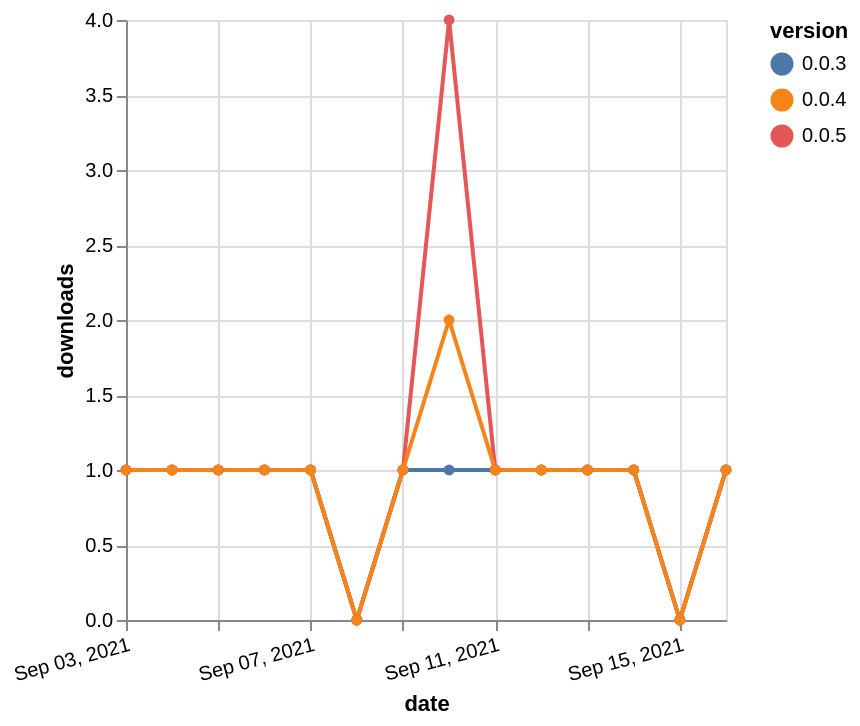

This figure's Vega-Lite source:
### Vega-Lite specification from a JSON file in a GitHub repository (floating-point values rounded to 4 significant figures)
{"$schema": "https://vega.github.io/schema/vega-lite/v5.json", "description": "A simple bar chart with embedded data.", "data": {"values": [{"date": "2021-09-03", "total": 141, "delta": 1, "version": "0.0.3"}, {"date": "2021-09-04", "total": 142, "delta": 1, "version": "0.0.3"}, {"date": "2021-09-05", "total": 143, "delta": 1, "version": "0.0.3"}, {"date": "2021-09-06", "total": 144, "delta": 1, "version": "0.0.3"}, {"date": "2021-09-07", "total": 145, "delta": 1, "version": "0.0.3"}, {"date": "2021-09-08", "total": 145, "delta": 0, "version": "0.0.3"}, {"date": "2021-09-09", "total": 146, "delta": 1, "version": "0.0.3"}, {"date": "2021-09-10", "total": 147, "delta": 1, "version": "0.0.3"}, {"date": "2021-09-11", "total": 148, "delta": 1, "version": "0.0.3"}, {"date": "2021-09-12", "total": 149, "delta": 1, "version": "0.0.3"}, {"date": "2021-09-13", "total": 150, "delta": 1, "version": "0.0.3"}, {"date": "2021-09-14", "total": 151, "delta": 1, "version": "0.0.3"}, {"date": "2021-09-15", "total": 151, "delta": 0, "version": "0.0.3"}, {"date": "2021-09-16", "total": 152, "delta": 1, "version": "0.0.3"}, {"date": "2021-09-03", "total": 124, "delta": 1, "version": "0.0.5"}, {"date": "2021-09-04", "total": 125, "delta": 1, "version": "0.0.5"}, {"date": "2021-09-05", "total": 126, "delta": 1, "version": "0.0.5"}, {"date": "2021-09-06", "total": 127, "delta": 1, "version": "0.0.5"}, {"date": "2021-09-07", "total": 128, "delta": 1, "version": "0.0.5"}, {"date": "2021-09-08", "total": 128, "delta": 0, "version": "0.0.5"}, {"date": "2021-09-09", "total": 129, "delta": 1, "version": "0.0.5"}, {"date": "2021-09-10", "total": 133, "delta": 4, "version": "0.0.5"}, {"date": "2021-09-11", "total": 134, "delta": 1, "version": "0.0.5"}, {"date": "2021-09-12", "total": 135, "delta": 1, "version": "0.0.5"}, {"date": "2021-09-13", "total": 136, "delta": 1, "version": "0.0.5"}, {"date": "2021-09-14", "total": 137, "delta": 1, "version": "0.0.5"}, {"date": "2021-09-15", "total": 137, "delta": 0, "version": "0.0.5"}, {"date": "2021-09-16", "total": 138, "delta": 1, "version": "0.0.5"}, {"date": "2021-09-03", "total": 145, "delta": 1, "version": "0.0.4"}, {"date": "2021-09-04", "total": 146, "delta": 1, "version": "0.0.4"}, {"date": "2021-09-05", "total": 147, "delta": 1, "version": "0.0.4"}, {"date": "2021-09-06", "total": 148, "delta": 1, "version": "0.0.4"}, {"date": "2021-09-07", "total": 149, "delta": 1, "version": "0.0.4"}, {"date": "2021-09-08", "total": 149, "delta": 0, "version": "0.0.4"}, {"date": "2021-09-09", "total": 150, "delta": 1, "version": "0.0.4"}, {"date": "2021-09-10", "total": 152, "delta": 2, "version": "0.0.4"}, {"date": "2021-09-11", "total": 153, "delta": 1, "version": "0.0.4"}, {"date": "2021-09-12", "total": 154, "delta": 1, "version": "0.0.4"}, {"date": "2021-09-13", "total": 155, "delta": 1, "version": "0.0.4"}, {"date": "2021-09-14", "total": 156, "delta": 1, "version": "0.0.4"}, {"date": "2021-09-15", "total": 156, "delta": 0, "version": "0.0.4"}, {"date": "2021-09-16", "total": 157, "delta": 1, "version": "0.0.4"}]}, "width": "container", "mark": {"type": "line", "point": {"filled": true}}, "encoding": {"x": {"field": "date", "type": "temporal", "timeUnit": "yearmonthdate", "title": "date", "axis": {"labelAngle": -15}}, "y": {"field": "delta", "type": "quantitative", "title": "downloads"}, "color": {"field": "version", "type": "nominal"}, "tooltip": {"field": "delta"}}}
